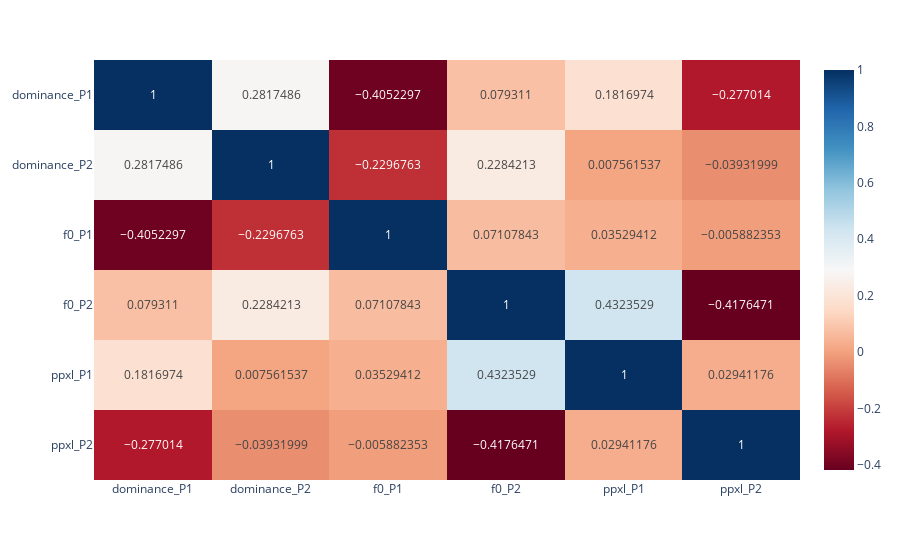
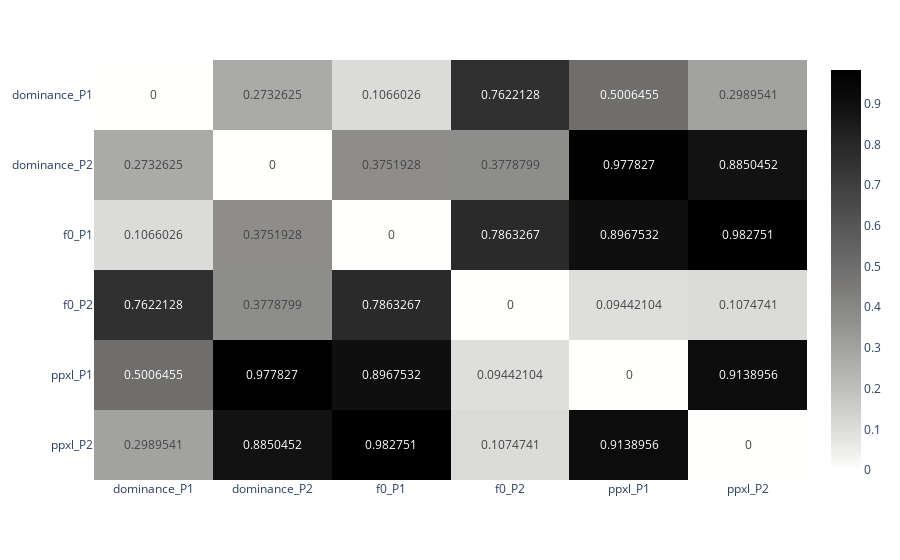
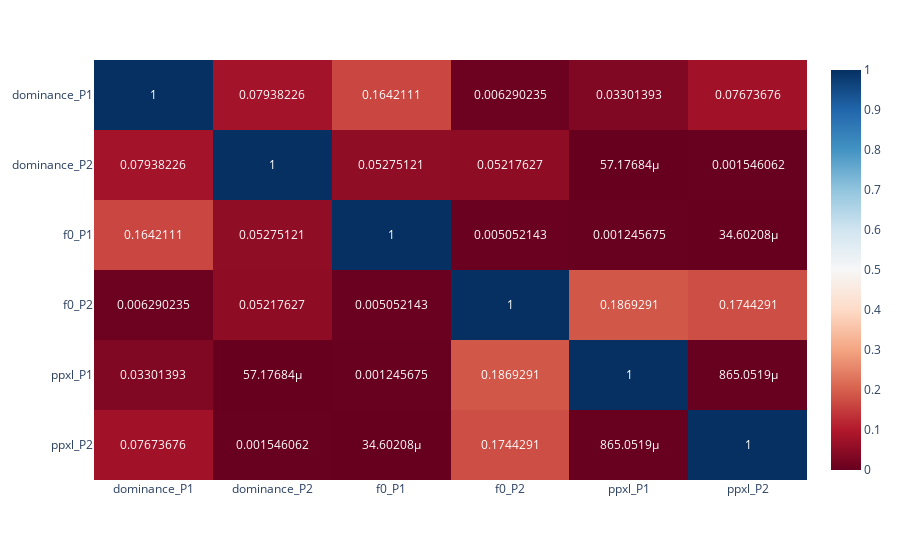

These figures' notebook cell, in order:
### Code cell
# Using corrected annotation
y_s = df[["dominance_P1", "dominance_P2", "f0_P1", "f0_P2", "ppxl_P1", "ppxl_P2"]]
X = df[["dominance_P1", "dominance_P2", "f0_P1", "f0_P2", "ppxl_P1", "ppxl_P2"]]
x_cols = list(X.keys())
y_cols = list(y_s.keys())
corr, fig_corr, p, fig_p, fig_r2 = correlation(df, x_cols, y_cols)

### Figure 1 — Plotly figure (JSON) as saved in the notebook; plotly's stock layout.template omitted (floating-point values rounded to 4 significant figures)
{"data": [{"coloraxis": "coloraxis", "hovertemplate": "x: %{x}<br>y: %{y}<br>color: %{z}<extra></extra>", "name": "0", "texttemplate": "%{z}", "type": "heatmap", "x": ["dominance_P1", "dominance_P2", "f0_P1", "f0_P2", "ppxl_P1", "ppxl_P2"], "xaxis": "x", "y": ["dominance_P1", "dominance_P2", "f0_P1", "f0_P2", "ppxl_P1", "ppxl_P2"], "yaxis": "y", "z": [[1, 0.2817, -0.4052, 0.07931, 0.1817, -0.277], [0.2817, 1, -0.2297, 0.2284, 0.007562, -0.03932], [-0.4052, -0.2297, 1, 0.07108, 0.03529, -0.005882], [0.07931, 0.2284, 0.07108, 1, 0.4324, -0.4176], [0.1817, 0.007562, 0.03529, 0.4324, 1, 0.02941], [-0.277, -0.03932, -0.005882, -0.4176, 0.02941, 1]]}], "layout": {"coloraxis": {"colorscale": [[0, "rgb(103,0,31)"], [0.1, "rgb(178,24,43)"], [0.2, "rgb(214,96,77)"], [0.3, "rgb(244,165,130)"], [0.4, "rgb(253,219,199)"], [0.5, "rgb(247,247,247)"], [0.6, "rgb(209,229,240)"], [0.7, "rgb(146,197,222)"], [0.8, "rgb(67,147,195)"], [0.9, "rgb(33,102,172)"], [1, "rgb(5,48,97)"]]}, "margin": {"t": 60}, "xaxis": {"anchor": "y", "domain": [0, 1]}, "yaxis": {"anchor": "x", "autorange": "reversed", "domain": [0, 1]}}}

### Figure 2 — Plotly figure (JSON) as saved in the notebook; plotly's stock layout.template omitted (floating-point values rounded to 4 significant figures)
{"data": [{"coloraxis": "coloraxis", "hovertemplate": "x: %{x}<br>y: %{y}<br>color: %{z}<extra></extra>", "name": "0", "texttemplate": "%{z}", "type": "heatmap", "x": ["dominance_P1", "dominance_P2", "f0_P1", "f0_P2", "ppxl_P1", "ppxl_P2"], "xaxis": "x", "y": ["dominance_P1", "dominance_P2", "f0_P1", "f0_P2", "ppxl_P1", "ppxl_P2"], "yaxis": "y", "z": [[0, 0.2733, 0.1066, 0.7622, 0.5006, 0.299], [0.2733, 0, 0.3752, 0.3779, 0.9778, 0.885], [0.1066, 0.3752, 0, 0.7863, 0.8968, 0.9828], [0.7622, 0.3779, 0.7863, 0, 0.09442, 0.1075], [0.5006, 0.9778, 0.8968, 0.09442, 0, 0.9139], [0.299, 0.885, 0.9828, 0.1075, 0.9139, 0]]}], "layout": {"coloraxis": {"colorscale": [[0, "rgb(254, 254, 253)"], [0.09091, "rgb(224, 224, 223)"], [0.1818, "rgb(197, 197, 195)"], [0.2727, "rgb(171, 171, 170)"], [0.3636, "rgb(146, 146, 145)"], [0.4545, "rgb(124, 123, 122)"], [0.5455, "rgb(102, 101, 101)"], [0.6364, "rgb(81, 80, 80)"], [0.7273, "rgb(59, 59, 59)"], [0.8182, "rgb(38, 38, 38)"], [0.9091, "rgb(16, 16, 16)"], [1, "rgb(0, 0, 0)"]]}, "margin": {"t": 60}, "xaxis": {"anchor": "y", "domain": [0, 1]}, "yaxis": {"anchor": "x", "autorange": "reversed", "domain": [0, 1]}}}

### Figure 3 — Plotly figure (JSON) as saved in the notebook; plotly's stock layout.template omitted (floating-point values rounded to 4 significant figures)
{"data": [{"coloraxis": "coloraxis", "hovertemplate": "x: %{x}<br>y: %{y}<br>color: %{z}<extra></extra>", "name": "0", "texttemplate": "%{z}", "type": "heatmap", "x": ["dominance_P1", "dominance_P2", "f0_P1", "f0_P2", "ppxl_P1", "ppxl_P2"], "xaxis": "x", "y": ["dominance_P1", "dominance_P2", "f0_P1", "f0_P2", "ppxl_P1", "ppxl_P2"], "yaxis": "y", "z": [[1, 0.07938, 0.1642, 0.00629, 0.03301, 0.07674], [0.07938, 1, 0.05275, 0.05218, 5.718e-05, 0.001546], [0.1642, 0.05275, 1, 0.005052, 0.001246, 3.46e-05], [0.00629, 0.05218, 0.005052, 1, 0.1869, 0.1744], [0.03301, 5.718e-05, 0.001246, 0.1869, 1, 0.0008651], [0.07674, 0.001546, 3.46e-05, 0.1744, 0.0008651, 1]]}], "layout": {"coloraxis": {"colorscale": [[0, "rgb(103,0,31)"], [0.1, "rgb(178,24,43)"], [0.2, "rgb(214,96,77)"], [0.3, "rgb(244,165,130)"], [0.4, "rgb(253,219,199)"], [0.5, "rgb(247,247,247)"], [0.6, "rgb(209,229,240)"], [0.7, "rgb(146,197,222)"], [0.8, "rgb(67,147,195)"], [0.9, "rgb(33,102,172)"], [1, "rgb(5,48,97)"]]}, "margin": {"t": 60}, "xaxis": {"anchor": "y", "domain": [0, 1]}, "yaxis": {"anchor": "x", "autorange": "reversed", "domain": [0, 1]}}}
